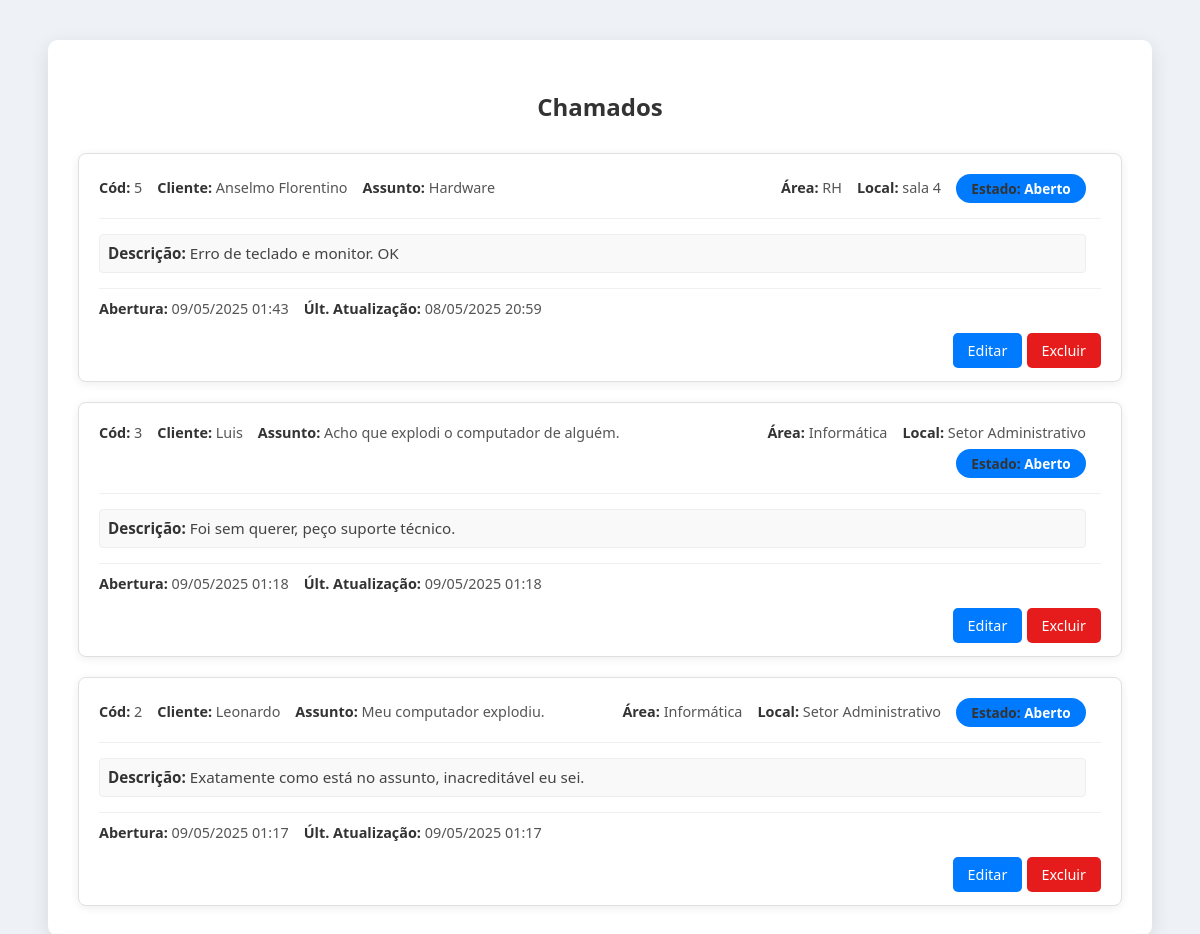
Page /sistema_chamado/tecnico.php on the committed database.
### tables this page shows
CREATE TABLE `chamados` (
  `codigo` int(11) NOT NULL,
  `cliente` varchar(255) NOT NULL,
  `assunto` varchar(255) NOT NULL,
  `descricao` text NOT NULL,
  `area` varchar(100) NOT NULL,
  `local` varchar(100) NOT NULL,
  `estado` varchar(50) NOT NULL DEFAULT 'Aberto',
  `dt_abertura` datetime NOT NULL,
  `dt_ultima_alteracao` datetime NOT NULL
);

### sistema_chamado/controllers/TecnicoController.php (called while the page is built, shortened)
<?php
require_once __DIR__ . '/ChamadoController.php';
class TecnicoController {
    private $chamadoCtrl;
    public function __construct() {
        $this->chamadoCtrl = new ChamadoController();
    }
    public function listarTodos() {
        return $this->chamadoCtrl->listarTodos();
    }
}

### sistema_chamado/controllers/ChamadoController.php (called while the page is built, shortened)
<?php
require_once __DIR__ . '/../models/Chamado.php';
class ChamadoController {
    protected $dao;
    public function __construct() {
        $db = Database::getConnection();
        $this->dao = new Chamado($db);
    }
    public function listarTodos() {
        return $this->dao->getAll();
    }
}

### sistema_chamado/models/Chamado.php (called while the page is built, shortened)
<?php
class Chamado {
    private $pdo;
    public function __construct(PDO $pdo) {
        $this->pdo = $pdo;
    }
    public function getAll() {
        $stmt = $this->pdo->prepare('SELECT * FROM chamados ORDER BY dt_abertura DESC, codigo DESC');
        $stmt->execute();
        return $stmt->fetchAll(PDO::FETCH_ASSOC);
    }
}

### sistema_chamado/views/tecnico/listar.php (the view)
<h2>Chamados</h2>
<div class="chamados-list">
    <?php if (!empty($chamados)): ?>
        <?php foreach ($chamados as $chamado): ?>
        <div class="chamado-card">
            <div class="chamado-card-header">
                <span class="chamado-info"><strong>Cód:</strong> <?= htmlspecialchars($chamado['codigo']) ?></span>
                <span class="chamado-info"><strong>Cliente:</strong> <?= htmlspecialchars($chamado['cliente']) ?></span>
                <span class="chamado-info chamado-assunto"><strong>Assunto:</strong> <?= htmlspecialchars($chamado['assunto']) ?></span>
                <span class="chamado-info"><strong>Área:</strong> <?= htmlspecialchars($chamado['area']) ?></span>
                <span class="chamado-info"><strong>Local:</strong> <?= htmlspecialchars($chamado['local']) ?></span>
                <span class="chamado-info chamado-estado chamado-estado-<?= strtolower(str_replace(' ', '-', htmlspecialchars($chamado['estado']))) ?>">
                    <strong>Estado:</strong> <?= htmlspecialchars($chamado['estado']) ?>
                </span>
            </div>
            <div class="chamado-card-body">
                <div class="chamado-info-row">
                    <span class="chamado-info chamado-descricao"><strong>Descrição:</strong> <?= nl2br(htmlspecialchars($chamado['descricao'])) ?></span>
                </div>
                <div class="chamado-info-row">
                    <span class="chamado-info"><strong>Abertura:</strong> <?= htmlspecialchars(date('d/m/Y H:i', strtotime($chamado['dt_abertura']))) ?></span>
                    <span class="chamado-info"><strong>Últ. Atualização:</strong> <?= htmlspecialchars(date('d/m/Y H:i', strtotime($chamado['dt_ultima_alteracao']))) ?></span>
                </div>
            </div>
            <div class="chamado-card-actions">
                <a href="tecnico.php?action=edit&codigo=<?= $chamado['codigo'] ?>" class="btn-edit-chamado">Editar</a>
                <a href="tecnico.php?action=delete&codigo=<?= $chamado['codigo'] ?>" onclick="return confirm('Tem certeza que deseja excluir este chamado?')" class="btn-delete-chamado">
                Excluir
                </a>
            </div>
        </div>
        <?php endforeach; ?>
    <?php else: ?>
        <p>Nenhum chamado encontrado.</p>
    <?php endif; ?>
</div>

### sistema_chamado/assets/css/style.css (style rules this page uses)
body { font-family: 'Segoe UI', Tahoma, Geneva, Verdana, sans-serif; background-color: #eef2f7; margin: 0; padding: 20px; box-sizing: border-box; }
h2 { color: #333; text-align: center; margin-bottom: 30px; }
.chamados-list { display: flex; flex-direction: column; gap: 20px; }
.chamado-card { background-color: #fff; border: 1px solid #e0e0e0; border-radius: 8px; padding: 20px; box-shadow: 0 2px 10px rgba(0, 0, 0, 0.07); transition: box-shadow 0.3s ease; }
.chamado-card-header, .chamado-card-body .chamado-info-row { display: flex; flex-wrap: wrap; justify-content: flex-start; align-items: center; margin-bottom: 10px; padding-bottom: 10px; border-bottom: 1px solid #f0f0f0; }
.chamado-card-body .chamado-info-row:last-child { margin-bottom: 0; padding-bottom: 0; border-bottom: none; }
.chamado-info { font-size: 0.9rem; color: #555; margin-right: 15px; margin-bottom: 5px; line-height: 1.4; }
.chamado-info strong { color: #333; font-weight: 600; }
.chamado-assunto { flex-grow: 1; min-width: 200px; }
.chamado-descricao { font-size: 0.95rem; color: #444; margin-top: 5px; width: 100%; background-color: #f9f9f9; padding: 8px; border-radius: 4px; border: 1px solid #eee; }
.chamado-estado { padding: 5px 10px; border-radius: 15px; font-size: 0.85rem; font-weight: bold; color: #fff; min-width: 110px; text-align: center; margin-left: auto; }
.chamado-estado-aberto { background-color: #007bff; }
.chamado-card-actions { margin-top: 15px; text-align: right; }
.btn-edit-chamado { background-color: #007bff; color: white; padding: 8px 15px; text-decoration: none; border-radius: 5px; font-size: 0.9rem; transition: background-color 0.2s ease; }
.btn-delete-chamado { background-color: #e61c1c; color: white; padding: 8px 15px; text-decoration: none; border-radius: 5px; font-size: 0.9rem; transition: background-color 0.2s ease; }

### rows in the picture
chamados: codigo "5", cliente "Anselmo Florentino", assunto "Hardware", area "RH", local "sala 4", estado "Aberto", descricao "Erro de teclado e monitor. OK", dt_abertura "09/05/2025 01:43", dt_ultima_alteracao "08/05/2025 20:59"
chamados: codigo "3", cliente "Luis", assunto "Acho que explodi o computador de alguém.", area "Informática", local "Setor Administrativo", estado "Aberto", descricao "Foi sem querer, peço suporte técnico.", dt_abertura "09/05/2025 01:18", dt_ultima_alteracao "09/05/2025 01:18"
chamados: codigo "2", cliente "Leonardo", assunto "Meu computador explodiu.", area "Informática", local "Setor Administrativo", estado "Aberto", descricao "Exatamente como está no assunto, inacreditável eu sei.", dt_abertura "09/05/2025 01:17", dt_ultima_alteracao "09/05/2025 01:17"
